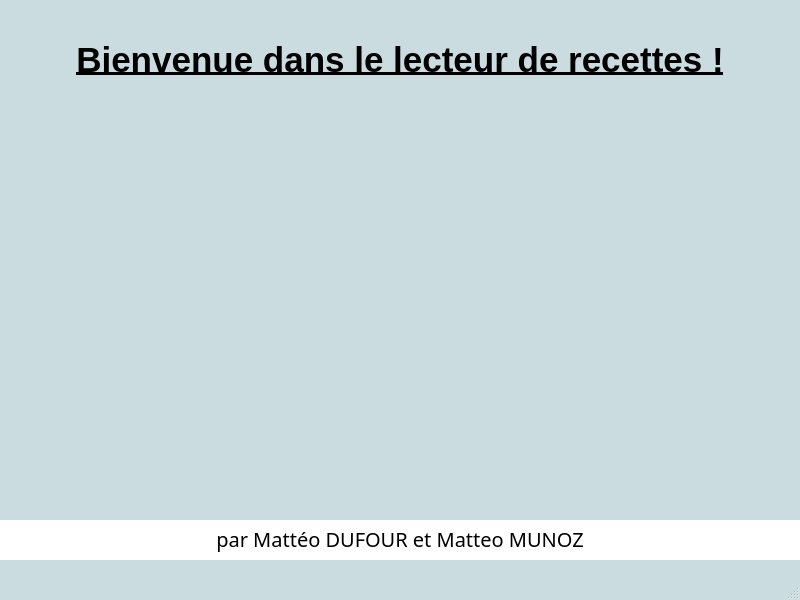
<?xml version="1.0" encoding="UTF-8"?>
<ui version="4.0">
 <class>MainWindow</class>
 <widget class="QMainWindow" name="MainWindow">
  <property name="geometry">
   <rect>
    <x>0</x>
    <y>0</y>
    <width>800</width>
    <height>600</height>
   </rect>
  </property>
  <property name="palette">
   <palette>
    <active>
     <colorrole role="WindowText">
      <brush brushstyle="SolidPattern">
       <color alpha="255">
        <red>0</red>
        <green>0</green>
        <blue>0</blue>
       </color>
      </brush>
     </colorrole>
     <colorrole role="Button">
      <brush brushstyle="SolidPattern">
       <color alpha="255">
        <red>202</red>
        <green>220</green>
        <blue>224</blue>
       </color>
      </brush>
     </colorrole>
     <colorrole role="Light">
      <brush brushstyle="SolidPattern">
       <color alpha="255">
        <red>255</red>
        <green>255</green>
        <blue>255</blue>
       </color>
      </brush>
     </colorrole>
     <colorrole role="Midlight">
      <brush brushstyle="SolidPattern">
       <color alpha="255">
        <red>228</red>
        <green>237</green>
        <blue>239</blue>
       </color>
      </brush>
     </colorrole>
     <colorrole role="Dark">
      <brush brushstyle="SolidPattern">
       <color alpha="255">
        <red>101</red>
        <green>110</green>
        <blue>112</blue>
       </color>
      </brush>
     </colorrole>
     <colorrole role="Mid">
      <brush brushstyle="SolidPattern">
       <color alpha="255">
        <red>135</red>
        <green>147</green>
        <blue>149</blue>
       </color>
      </brush>
     </colorrole>
     <colorrole role="Text">
      <brush brushstyle="SolidPattern">
       <color alpha="255">
        <red>0</red>
        <green>0</green>
        <blue>0</blue>
       </color>
      </brush>
     </colorrole>
     <colorrole role="BrightText">
      <brush brushstyle="SolidPattern">
       <color alpha="255">
        <red>255</red>
        <green>255</green>
        <blue>255</blue>
       </color>
      </brush>
     </colorrole>
     <colorrole role="ButtonText">
      <brush brushstyle="SolidPattern">
       <color alpha="255">
        <red>0</red>
        <green>0</green>
        <blue>0</blue>
       </color>
      </brush>
     </colorrole>
     <colorrole role="Base">
      <brush brushstyle="SolidPattern">
       <color alpha="255">
        <red>255</red>
        <green>255</green>
        <blue>255</blue>
       </color>
      </brush>
     </colorrole>
     <colorrole role="Window">
      <brush brushstyle="SolidPattern">
       <color alpha="255">
        <red>202</red>
        <green>220</green>
        <blue>224</blue>
       </color>
      </brush>
     </colorrole>
     <colorrole role="Shadow">
      <brush brushstyle="SolidPattern">
       <color alpha="255">
        <red>0</red>
        <green>0</green>
        <blue>0</blue>
       </color>
      </brush>
     </colorrole>
     <colorrole role="AlternateBase">
      <brush brushstyle="SolidPattern">
       <color alpha="255">
        <red>228</red>
        <green>237</green>
        <blue>239</blue>
       </color>
      </brush>
     </colorrole>
     <colorrole role="ToolTipBase">
      <brush brushstyle="SolidPattern">
       <color alpha="255">
        <red>255</red>
        <green>255</green>
        <blue>220</blue>
       </color>
      </brush>
     </colorrole>
     <colorrole role="ToolTipText">
      <brush brushstyle="SolidPattern">
       <color alpha="255">
        <red>0</red>
        <green>0</green>
        <blue>0</blue>
       </color>
      </brush>
     </colorrole>
     <colorrole role="PlaceholderText">
      <brush brushstyle="NoBrush">
       <color alpha="128">
        <red>0</red>
        <green>0</green>
        <blue>0</blue>
       </color>
      </brush>
     </colorrole>
    </active>
    <inactive>
     <colorrole role="WindowText">
      <brush brushstyle="SolidPattern">
       <color alpha="255">
        <red>0</red>
        <green>0</green>
        <blue>0</blue>
       </color>
      </brush>
     </colorrole>
     <colorrole role="Button">
      <brush brushstyle="SolidPattern">
       <color alpha="255">
        <red>202</red>
        <green>220</green>
        <blue>224</blue>
       </color>
      </brush>
     </colorrole>
     <colorrole role="Light">
      <brush brushstyle="SolidPattern">
       <color alpha="255">
        <red>255</red>
        <green>255</green>
        <blue>255</blue>
       </color>
      </brush>
     </colorrole>
     <colorrole role="Midlight">
      <brush brushstyle="SolidPattern">
       <color alpha="255">
        <red>228</red>
        <green>237</green>
        <blue>239</blue>
       </color>
      </brush>
     </colorrole>
     <colorrole role="Dark">
      <brush brushstyle="SolidPattern">
       <color alpha="255">
        <red>101</red>
        <green>110</green>
        <blue>112</blue>
       </color>
      </brush>
     </colorrole>
     <colorrole role="Mid">
      <brush brushstyle="SolidPattern">
       <color alpha="255">
        <red>135</red>
        <green>147</green>
        <blue>149</blue>
       </color>
      </brush>
     </colorrole>
     <colorrole role="Text">
      <brush brushstyle="SolidPattern">
       <color alpha="255">
        <red>0</red>
        <green>0</green>
        <blue>0</blue>
       </color>
      </brush>
     </colorrole>
     <colorrole role="BrightText">
      <brush brushstyle="SolidPattern">
       <color alpha="255">
        <red>255</red>
        <green>255</green>
        <blue>255</blue>
       </color>
      </brush>
     </colorrole>
     <colorrole role="ButtonText">
      <brush brushstyle="SolidPattern">
       <color alpha="255">
        <red>0</red>
        <green>0</green>
        <blue>0</blue>
       </color>
      </brush>
     </colorrole>
     <colorrole role="Base">
      <brush brushstyle="SolidPattern">
       <color alpha="255">
        <red>255</red>
        <green>255</green>
        <blue>255</blue>
       </color>
      </brush>
     </colorrole>
     <colorrole role="Window">
      <brush brushstyle="SolidPattern">
       <color alpha="255">
        <red>202</red>
        <green>220</green>
        <blue>224</blue>
       </color>
      </brush>
     </colorrole>
     <colorrole role="Shadow">
      <brush brushstyle="SolidPattern">
       <color alpha="255">
        <red>0</red>
        <green>0</green>
        <blue>0</blue>
       </color>
      </brush>
     </colorrole>
     <colorrole role="AlternateBase">
      <brush brushstyle="SolidPattern">
       <color alpha="255">
        <red>228</red>
        <green>237</green>
        <blue>239</blue>
       </color>
      </brush>
     </colorrole>
     <colorrole role="ToolTipBase">
      <brush brushstyle="SolidPattern">
       <color alpha="255">
        <red>255</red>
        <green>255</green>
        <blue>220</blue>
       </color>
      </brush>
     </colorrole>
     <colorrole role="ToolTipText">
      <brush brushstyle="SolidPattern">
       <color alpha="255">
        <red>0</red>
        <green>0</green>
        <blue>0</blue>
       </color>
      </brush>
     </colorrole>
     <colorrole role="PlaceholderText">
      <brush brushstyle="NoBrush">
       <color alpha="128">
        <red>0</red>
        <green>0</green>
        <blue>0</blue>
       </color>
      </brush>
     </colorrole>
    </inactive>
    <disabled>
     <colorrole role="WindowText">
      <brush brushstyle="SolidPattern">
       <color alpha="255">
        <red>101</red>
        <green>110</green>
        <blue>112</blue>
       </color>
      </brush>
     </colorrole>
     <colorrole role="Button">
      <brush brushstyle="SolidPattern">
       <color alpha="255">
        <red>202</red>
        <green>220</green>
        <blue>224</blue>
       </color>
      </brush>
     </colorrole>
     <colorrole role="Light">
      <brush brushstyle="SolidPattern">
       <color alpha="255">
        <red>255</red>
        <green>255</green>
        <blue>255</blue>
       </color>
      </brush>
     </colorrole>
     <colorrole role="Midlight">
      <brush brushstyle="SolidPattern">
       <color alpha="255">
        <red>228</red>
        <green>237</green>
        <blue>239</blue>
       </color>
      </brush>
     </colorrole>
     <colorrole role="Dark">
      <brush brushstyle="SolidPattern">
       <color alpha="255">
        <red>101</red>
        <green>110</green>
        <blue>112</blue>
       </color>
      </brush>
     </colorrole>
     <colorrole role="Mid">
      <brush brushstyle="SolidPattern">
       <color alpha="255">
        <red>135</red>
        <green>147</green>
        <blue>149</blue>
       </color>
      </brush>
     </colorrole>
     <colorrole role="Text">
      <brush brushstyle="SolidPattern">
       <color alpha="255">
        <red>101</red>
        <green>110</green>
        <blue>112</blue>
       </color>
      </brush>
     </colorrole>
     <colorrole role="BrightText">
      <brush brushstyle="SolidPattern">
       <color alpha="255">
        <red>255</red>
        <green>255</green>
        <blue>255</blue>
       </color>
      </brush>
     </colorrole>
     <colorrole role="ButtonText">
      <brush brushstyle="SolidPattern">
       <color alpha="255">
        <red>101</red>
        <green>110</green>
        <blue>112</blue>
       </color>
      </brush>
     </colorrole>
     <colorrole role="Base">
      <brush brushstyle="SolidPattern">
       <color alpha="255">
        <red>202</red>
        <green>220</green>
        <blue>224</blue>
       </color>
      </brush>
     </colorrole>
     <colorrole role="Window">
      <brush brushstyle="SolidPattern">
       <color alpha="255">
        <red>202</red>
        <green>220</green>
        <blue>224</blue>
       </color>
      </brush>
     </colorrole>
     <colorrole role="Shadow">
      <brush brushstyle="SolidPattern">
       <color alpha="255">
        <red>0</red>
        <green>0</green>
        <blue>0</blue>
       </color>
      </brush>
     </colorrole>
     <colorrole role="AlternateBase">
      <brush brushstyle="SolidPattern">
       <color alpha="255">
        <red>202</red>
        <green>220</green>
        <blue>224</blue>
       </color>
      </brush>
     </colorrole>
     <colorrole role="ToolTipBase">
      <brush brushstyle="SolidPattern">
       <color alpha="255">
        <red>255</red>
        <green>255</green>
        <blue>220</blue>
       </color>
      </brush>
     </colorrole>
     <colorrole role="ToolTipText">
      <brush brushstyle="SolidPattern">
       <color alpha="255">
        <red>0</red>
        <green>0</green>
        <blue>0</blue>
       </color>
      </brush>
     </colorrole>
     <colorrole role="PlaceholderText">
      <brush brushstyle="NoBrush">
       <color alpha="128">
        <red>0</red>
        <green>0</green>
        <blue>0</blue>
       </color>
      </brush>
     </colorrole>
    </disabled>
   </palette>
  </property>
  <property name="font">
   <font>
    <family>Franklin Gothic Demi Cond</family>
   </font>
  </property>
  <property name="windowTitle">
   <string>MainWindow</string>
  </property>
  <widget class="QWidget" name="centralwidget">
   <widget class="QLabel" name="ImageDragNDrop">
    <property name="geometry">
     <rect>
      <x>150</x>
      <y>155</y>
      <width>500</width>
      <height>290</height>
     </rect>
    </property>
    <property name="text">
     <string/>
    </property>
    <property name="pixmap">
     <pixmap>../drag.png</pixmap>
    </property>
    <property name="scaledContents">
     <bool>true</bool>
    </property>
   </widget>
   <widget class="QLabel" name="labelMsgBvn">
    <property name="enabled">
     <bool>true</bool>
    </property>
    <property name="geometry">
     <rect>
      <x>0</x>
      <y>30</y>
      <width>800</width>
      <height>60</height>
     </rect>
    </property>
    <property name="sizePolicy">
     <sizepolicy hsizetype="Preferred" vsizetype="Preferred">
      <horstretch>0</horstretch>
      <verstretch>0</verstretch>
     </sizepolicy>
    </property>
    <property name="font">
     <font>
      <family>Ubuntu</family>
      <pointsize>26</pointsize>
      <weight>75</weight>
      <bold>true</bold>
      <underline>true</underline>
      <strikeout>false</strikeout>
     </font>
    </property>
    <property name="text">
     <string>Bienvenue dans le lecteur de recettes !</string>
    </property>
    <property name="alignment">
     <set>Qt::AlignCenter</set>
    </property>
   </widget>
   <widget class="QLabel" name="labelAuteurs">
    <property name="geometry">
     <rect>
      <x>185</x>
      <y>524</y>
      <width>430</width>
      <height>30</height>
     </rect>
    </property>
    <property name="font">
     <font>
      <family>Chilanka</family>
      <pointsize>15</pointsize>
      <weight>50</weight>
      <italic>false</italic>
      <bold>false</bold>
     </font>
    </property>
    <property name="text">
     <string>par Mattéo DUFOUR et Matteo MUNOZ</string>
    </property>
    <property name="alignment">
     <set>Qt::AlignCenter</set>
    </property>
   </widget>
   <widget class="QLabel" name="label_2">
    <property name="geometry">
     <rect>
      <x>0</x>
      <y>520</y>
      <width>800</width>
      <height>40</height>
     </rect>
    </property>
    <property name="palette">
     <palette>
      <active>
       <colorrole role="WindowText">
        <brush brushstyle="SolidPattern">
         <color alpha="255">
          <red>0</red>
          <green>0</green>
          <blue>0</blue>
         </color>
        </brush>
       </colorrole>
       <colorrole role="Button">
        <brush brushstyle="SolidPattern">
         <color alpha="255">
          <red>255</red>
          <green>255</green>
          <blue>255</blue>
         </color>
        </brush>
       </colorrole>
       <colorrole role="Light">
        <brush brushstyle="SolidPattern">
         <color alpha="255">
          <red>255</red>
          <green>255</green>
          <blue>255</blue>
         </color>
        </brush>
       </colorrole>
       <colorrole role="Midlight">
        <brush brushstyle="SolidPattern">
         <color alpha="255">
          <red>255</red>
          <green>255</green>
          <blue>255</blue>
         </color>
        </brush>
       </colorrole>
       <colorrole role="Dark">
        <brush brushstyle="SolidPattern">
         <color alpha="255">
          <red>127</red>
          <green>127</green>
          <blue>127</blue>
         </color>
        </brush>
       </colorrole>
       <colorrole role="Mid">
        <brush brushstyle="SolidPattern">
         <color alpha="255">
          <red>170</red>
          <green>170</green>
          <blue>170</blue>
         </color>
        </brush>
       </colorrole>
       <colorrole role="Text">
        <brush brushstyle="SolidPattern">
         <color alpha="255">
          <red>0</red>
          <green>0</green>
          <blue>0</blue>
         </color>
        </brush>
       </colorrole>
       <colorrole role="BrightText">
        <brush brushstyle="SolidPattern">
         <color alpha="255">
          <red>255</red>
          <green>255</green>
          <blue>255</blue>
         </color>
        </brush>
       </colorrole>
       <colorrole role="ButtonText">
        <brush brushstyle="SolidPattern">
         <color alpha="255">
          <red>0</red>
          <green>0</green>
          <blue>0</blue>
         </color>
        </brush>
       </colorrole>
       <colorrole role="Base">
        <brush brushstyle="SolidPattern">
         <color alpha="255">
          <red>255</red>
          <green>255</green>
          <blue>255</blue>
         </color>
        </brush>
       </colorrole>
       <colorrole role="Window">
        <brush brushstyle="SolidPattern">
         <color alpha="255">
          <red>255</red>
          <green>255</green>
          <blue>255</blue>
         </color>
        </brush>
       </colorrole>
       <colorrole role="Shadow">
        <brush brushstyle="SolidPattern">
         <color alpha="255">
          <red>0</red>
          <green>0</green>
          <blue>0</blue>
         </color>
        </brush>
       </colorrole>
       <colorrole role="AlternateBase">
        <brush brushstyle="SolidPattern">
         <color alpha="255">
          <red>255</red>
          <green>255</green>
          <blue>255</blue>
         </color>
        </brush>
       </colorrole>
       <colorrole role="ToolTipBase">
        <brush brushstyle="SolidPattern">
         <color alpha="255">
          <red>255</red>
          <green>255</green>
          <blue>220</blue>
         </color>
        </brush>
       </colorrole>
       <colorrole role="ToolTipText">
        <brush brushstyle="SolidPattern">
         <color alpha="255">
          <red>0</red>
          <green>0</green>
          <blue>0</blue>
         </color>
        </brush>
       </colorrole>
       <colorrole role="PlaceholderText">
        <brush brushstyle="NoBrush">
         <color alpha="128">
          <red>0</red>
          <green>0</green>
          <blue>0</blue>
         </color>
        </brush>
       </colorrole>
      </active>
      <inactive>
       <colorrole role="WindowText">
        <brush brushstyle="SolidPattern">
         <color alpha="255">
          <red>0</red>
          <green>0</green>
          <blue>0</blue>
         </color>
        </brush>
       </colorrole>
       <colorrole role="Button">
        <brush brushstyle="SolidPattern">
         <color alpha="255">
          <red>255</red>
          <green>255</green>
          <blue>255</blue>
         </color>
        </brush>
       </colorrole>
       <colorrole role="Light">
        <brush brushstyle="SolidPattern">
         <color alpha="255">
          <red>255</red>
          <green>255</green>
          <blue>255</blue>
         </color>
        </brush>
       </colorrole>
       <colorrole role="Midlight">
        <brush brushstyle="SolidPattern">
         <color alpha="255">
          <red>255</red>
          <green>255</green>
          <blue>255</blue>
         </color>
        </brush>
       </colorrole>
       <colorrole role="Dark">
        <brush brushstyle="SolidPattern">
         <color alpha="255">
          <red>127</red>
          <green>127</green>
          <blue>127</blue>
         </color>
        </brush>
       </colorrole>
       <colorrole role="Mid">
        <brush brushstyle="SolidPattern">
         <color alpha="255">
          <red>170</red>
          <green>170</green>
          <blue>170</blue>
         </color>
        </brush>
       </colorrole>
       <colorrole role="Text">
        <brush brushstyle="SolidPattern">
         <color alpha="255">
          <red>0</red>
          <green>0</green>
          <blue>0</blue>
         </color>
        </brush>
       </colorrole>
       <colorrole role="BrightText">
        <brush brushstyle="SolidPattern">
         <color alpha="255">
          <red>255</red>
          <green>255</green>
          <blue>255</blue>
         </color>
        </brush>
       </colorrole>
       <colorrole role="ButtonText">
        <brush brushstyle="SolidPattern">
         <color alpha="255">
          <red>0</red>
          <green>0</green>
          <blue>0</blue>
         </color>
        </brush>
       </colorrole>
       <colorrole role="Base">
        <brush brushstyle="SolidPattern">
         <color alpha="255">
          <red>255</red>
          <green>255</green>
          <blue>255</blue>
         </color>
        </brush>
       </colorrole>
       <colorrole role="Window">
        <brush brushstyle="SolidPattern">
         <color alpha="255">
          <red>255</red>
          <green>255</green>
          <blue>255</blue>
         </color>
        </brush>
       </colorrole>
       <colorrole role="Shadow">
        <brush brushstyle="SolidPattern">
         <color alpha="255">
          <red>0</red>
          <green>0</green>
          <blue>0</blue>
         </color>
        </brush>
       </colorrole>
       <colorrole role="AlternateBase">
        <brush brushstyle="SolidPattern">
         <color alpha="255">
          <red>255</red>
          <green>255</green>
          <blue>255</blue>
         </color>
        </brush>
       </colorrole>
       <colorrole role="ToolTipBase">
        <brush brushstyle="SolidPattern">
         <color alpha="255">
          <red>255</red>
          <green>255</green>
          <blue>220</blue>
         </color>
        </brush>
       </colorrole>
       <colorrole role="ToolTipText">
        <brush brushstyle="SolidPattern">
         <color alpha="255">
          <red>0</red>
          <green>0</green>
          <blue>0</blue>
         </color>
        </brush>
       </colorrole>
       <colorrole role="PlaceholderText">
        <brush brushstyle="NoBrush">
         <color alpha="128">
          <red>0</red>
          <green>0</green>
          <blue>0</blue>
         </color>
        </brush>
       </colorrole>
      </inactive>
      <disabled>
       <colorrole role="WindowText">
        <brush brushstyle="SolidPattern">
         <color alpha="255">
          <red>127</red>
          <green>127</green>
          <blue>127</blue>
         </color>
        </brush>
       </colorrole>
       <colorrole role="Button">
        <brush brushstyle="SolidPattern">
         <color alpha="255">
          <red>255</red>
          <green>255</green>
          <blue>255</blue>
         </color>
        </brush>
       </colorrole>
       <colorrole role="Light">
        <brush brushstyle="SolidPattern">
         <color alpha="255">
          <red>255</red>
          <green>255</green>
          <blue>255</blue>
         </color>
        </brush>
       </colorrole>
       <colorrole role="Midlight">
        <brush brushstyle="SolidPattern">
         <color alpha="255">
          <red>255</red>
          <green>255</green>
          <blue>255</blue>
         </color>
        </brush>
       </colorrole>
       <colorrole role="Dark">
        <brush brushstyle="SolidPattern">
         <color alpha="255">
          <red>127</red>
          <green>127</green>
          <blue>127</blue>
         </color>
        </brush>
       </colorrole>
       <colorrole role="Mid">
        <brush brushstyle="SolidPattern">
         <color alpha="255">
          <red>170</red>
          <green>170</green>
          <blue>170</blue>
         </color>
        </brush>
       </colorrole>
       <colorrole role="Text">
        <brush brushstyle="SolidPattern">
         <color alpha="255">
          <red>127</red>
          <green>127</green>
          <blue>127</blue>
         </color>
        </brush>
       </colorrole>
       <colorrole role="BrightText">
        <brush brushstyle="SolidPattern">
         <color alpha="255">
          <red>255</red>
          <green>255</green>
          <blue>255</blue>
         </color>
        </brush>
       </colorrole>
       <colorrole role="ButtonText">
        <brush brushstyle="SolidPattern">
         <color alpha="255">
          <red>127</red>
          <green>127</green>
          <blue>127</blue>
         </color>
        </brush>
       </colorrole>
       <colorrole role="Base">
        <brush brushstyle="SolidPattern">
         <color alpha="255">
          <red>255</red>
          <green>255</green>
          <blue>255</blue>
         </color>
        </brush>
       </colorrole>
       <colorrole role="Window">
        <brush brushstyle="SolidPattern">
         <color alpha="255">
          <red>255</red>
          <green>255</green>
          <blue>255</blue>
         </color>
        </brush>
       </colorrole>
       <colorrole role="Shadow">
        <brush brushstyle="SolidPattern">
         <color alpha="255">
          <red>0</red>
          <green>0</green>
          <blue>0</blue>
         </color>
        </brush>
       </colorrole>
       <colorrole role="AlternateBase">
        <brush brushstyle="SolidPattern">
         <color alpha="255">
          <red>255</red>
          <green>255</green>
          <blue>255</blue>
         </color>
        </brush>
       </colorrole>
       <colorrole role="ToolTipBase">
        <brush brushstyle="SolidPattern">
         <color alpha="255">
          <red>255</red>
          <green>255</green>
          <blue>220</blue>
         </color>
        </brush>
       </colorrole>
       <colorrole role="ToolTipText">
        <brush brushstyle="SolidPattern">
         <color alpha="255">
          <red>0</red>
          <green>0</green>
          <blue>0</blue>
         </color>
        </brush>
       </colorrole>
       <colorrole role="PlaceholderText">
        <brush brushstyle="NoBrush">
         <color alpha="128">
          <red>0</red>
          <green>0</green>
          <blue>0</blue>
         </color>
        </brush>
       </colorrole>
      </disabled>
     </palette>
    </property>
    <property name="autoFillBackground">
     <bool>true</bool>
    </property>
    <property name="text">
     <string/>
    </property>
   </widget>
   <zorder>ImageDragNDrop</zorder>
   <zorder>labelMsgBvn</zorder>
   <zorder>label_2</zorder>
   <zorder>labelAuteurs</zorder>
  </widget>
  <widget class="QMenuBar" name="menubar">
   <property name="geometry">
    <rect>
     <x>0</x>
     <y>0</y>
     <width>800</width>
     <height>20</height>
    </rect>
   </property>
  </widget>
  <widget class="QStatusBar" name="statusbar"/>
 </widget>
 <resources/>
 <connections/>
</ui>
